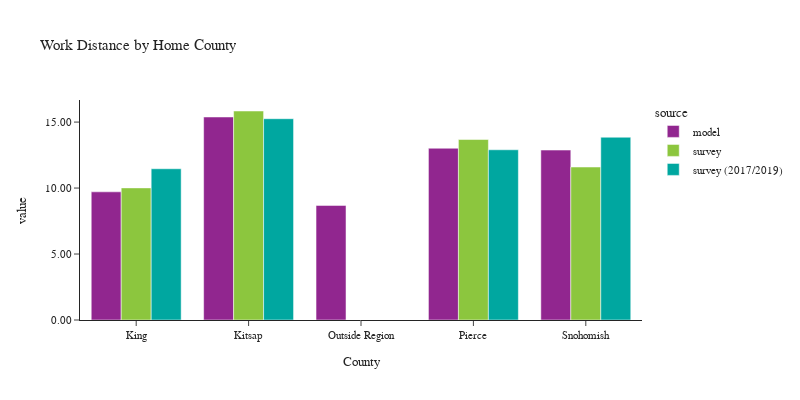

Notebook source saved alongside this figure:
### Code cell
plot_work_location(df_workers, 'CountyName_home', 'Home County', 'County')

### Figure 1 — Plotly figure (JSON) as saved in the notebook; plotly's stock layout.template omitted (floating-point values rounded to 4 significant figures)
{"data": [{"alignmentgroup": "True", "customdata": [[1259659], [120469], [1], [410778], [432119]], "hovertemplate": "source=model<br>CountyName_home=%{x}<br>value=%{y}<br>sample count=%{customdata[0]}<extra></extra>", "legendgroup": "model", "marker": {"color": "#91268F", "pattern": {"shape": ""}}, "name": "model", "offsetgroup": "model", "orientation": "v", "showlegend": true, "textposition": "auto", "type": "bar", "x": ["King", "Kitsap", "Outside Region", "Pierce", "Snohomish"], "xaxis": "x", "y": [9.715, 15.39, 8.685, 13.02, 12.88], "yaxis": "y"}, {"alignmentgroup": "True", "customdata": [[2119], [129], [295], [280]], "hovertemplate": "source=survey<br>CountyName_home=%{x}<br>value=%{y}<br>sample count=%{customdata[0]}<extra></extra>", "legendgroup": "survey", "marker": {"color": "#8CC63E", "pattern": {"shape": ""}}, "name": "survey", "offsetgroup": "survey", "orientation": "v", "showlegend": true, "textposition": "auto", "type": "bar", "x": ["King", "Kitsap", "Pierce", "Snohomish"], "xaxis": "x", "y": [10.01, 15.84, 13.68, 11.59], "yaxis": "y"}, {"alignmentgroup": "True", "customdata": [[5008], [145], [472], [345]], "hovertemplate": "source=survey (2017/2019)<br>CountyName_home=%{x}<br>value=%{y}<br>sample count=%{customdata[0]}<extra></extra>", "legendgroup": "survey (2017/2019)", "marker": {"color": "#00A7A0", "pattern": {"shape": ""}}, "name": "survey (2017/2019)", "offsetgroup": "survey (2017/2019)", "orientation": "v", "showlegend": true, "textposition": "auto", "type": "bar", "x": ["King", "Kitsap", "Pierce", "Snohomish"], "xaxis": "x", "y": [11.46, 15.26, 12.9, 13.85], "yaxis": "y"}], "layout": {"barmode": "group", "font": {"size": 11}, "height": 400, "legend": {"title": {"text": "source"}, "tracegroupgap": 0}, "title": {"text": "Work Distance by Home County"}, "width": 800, "xaxis": {"anchor": "y", "domain": [0, 1], "title": {"text": "County"}}, "yaxis": {"anchor": "x", "domain": [0, 1], "tickformat": ".2f", "title": {"text": "value"}}}}
